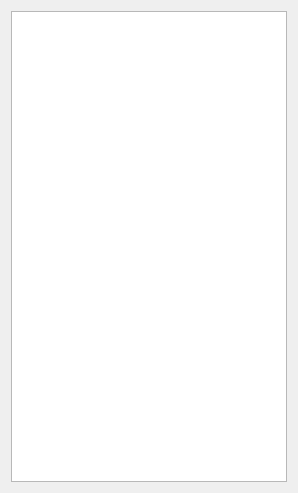
<?xml version="1.0" encoding="UTF-8"?>
<ui version="4.0">
 <class>ControlerItemListWidget</class>
 <widget class="QWidget" name="ControlerItemListWidget">
  <property name="geometry">
   <rect>
    <x>0</x>
    <y>0</y>
    <width>298</width>
    <height>493</height>
   </rect>
  </property>
  <property name="sizePolicy">
   <sizepolicy hsizetype="Expanding" vsizetype="Expanding">
    <horstretch>0</horstretch>
    <verstretch>0</verstretch>
   </sizepolicy>
  </property>
  <property name="windowTitle">
   <string>Form</string>
  </property>
  <layout class="QVBoxLayout" name="verticalLayout">
   <item>
    <widget class="QListWidget" name="listWidget">
     <property name="sizePolicy">
      <sizepolicy hsizetype="Preferred" vsizetype="Preferred">
       <horstretch>0</horstretch>
       <verstretch>0</verstretch>
      </sizepolicy>
     </property>
    </widget>
   </item>
  </layout>
 </widget>
 <resources/>
 <connections/>
</ui>
